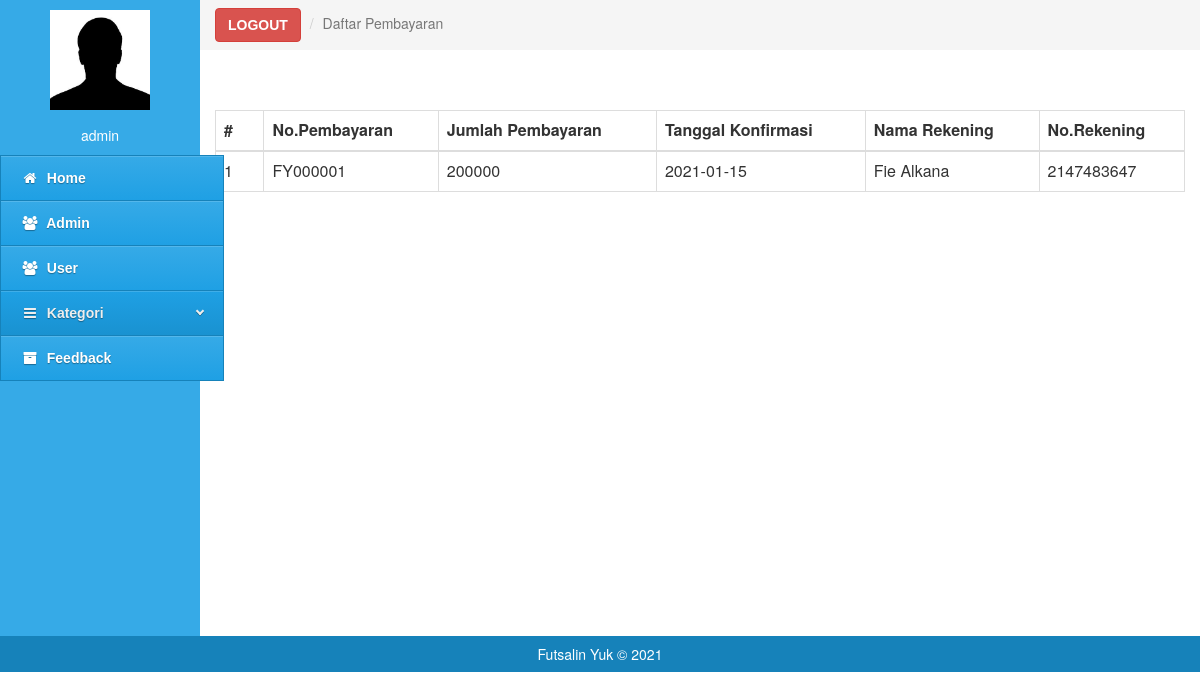
The app's page /admin-tool/daftarpembayaran.php (signed in) with its own data.
### tables this page shows
CREATE TABLE `confirm_payment` (
  `id` int(11) NOT NULL,
  `user_id` int(11) NOT NULL,
  `no_pembayaran` varchar(200) NOT NULL,
  `jumlah_pembayaran` int(200) NOT NULL,
  `tanggal` date NOT NULL,
  `nama_rekening` varchar(200) NOT NULL,
  `no_rekening` int(100) NOT NULL
);

### admin-tool/daftarpembayaran.php (the view, shortened to what this page needs)
<?php
include '../config/connection.php';
$query = mysqli_query($conn, "SELECT * FROM confirm_payment");
?>
<!doctype>
<html lang='ind'>
<head>
   <link rel="stylesheet" href="../assets/css/styles-menu-admin.css">
   <link rel="stylesheet" href="../assets/css/bootstrap.min.css">
   <link rel="stylesheet" href="../assets/css/font-awesome.min.css">
</head>
<body>
   <div class="col-md-2 colmenu" style="padding:0;">
      <div class="col-md-12" style="padding:10px;"><center><img src="../assets/img/profil.jpg" alt="" height="100px" width="100px"></center></div>
      <div class="col-md-12" style="padding:5px;padding-bottom:10px;color:#fff;"><center><?= $_SESSION["nama"] ?></center></div>
      <div id='cssmenu'>
<ul>
   <li><a href='home.php'><i class="fa fa-home fa-fw"></i>&nbsp; Home</a></li>
   <li><a href='admin.php'><i class="fa fa-users fa-fw"></i>&nbsp; Admin</a></li>
   <li><a href='user.php'><i class="fa fa-users fa-fw"></i>&nbsp; User</a></li>
   <li class='active has-sub'><a href='#'><i class="fa fa-bars fa-fw"></i>&nbsp; Kategori</a>
   </li>
   <li><a href='daftar_feedback.php'><i class="fa fa-archive fa-fw"></i>&nbsp; Feedback</a></li>
</div>
   </div>
    <div class="col-md-10" style="padding:0px">
      <ol class="breadcrumb" style="margin:0;border-radius:0;">
	  <li> <a class="btn btn-danger my-2 my-sm-0 text-light"  style="font-family: Arial; font-weight: bold;"   href="../Login/logout.php">LOGOUT</a> </li>
          <li class="active">Daftar Pembayaran</li>
      </ol>
   </div>
   <div class="col-md-10" style="margin-top: 0px;">
					<br>
					<br><br>
					<table class="table table-bordered mt-3">
						<thead class="thead-dark">
							<tr>
								<th width="5%">#</th>
								<th>No.Pembayaran</th>
                                <th>Jumlah Pembayaran</th>
                                <th>Tanggal Konfirmasi</th>
								<th>Nama Rekening</th>
                                <th>No.Rekening</th>
							</tr>
						</thead>
						<tbody>
							<?php $no = 0 ?>
							<?php while($data = mysqli_fetch_array($query)){ ?>
								<tr>
									<td><?php echo $no + 1; ?></td>
									<td><?php echo $data['no_pembayaran'] ?></td>
									<td><?php echo $data['jumlah_pembayaran'] ?></td>
                                    <td><?php echo $data['tanggal'] ?></td>
                                    <td><?php echo $data['nama_rekening'] ?></td>
                                    <td><?php echo $data['no_rekening'] ?></td>
									<?php $no++; ?>
								</tr>
							<?php } ?>
						</tbody>
					</table>
			</div>
   <div class="col-md-12" style="background:#1682ba;padding:8px;color:#fff;"><center>Futsalin Yuk</a> &copy 2021</center></div>
</body>
<html>

### assets/css/styles-menu-admin.css (style rules this page uses)
#cssmenu, #cssmenu ul, #cssmenu ul li, #cssmenu ul li a { margin: 0; padding: 0; border: 0; list-style: none; line-height: 1; display: block; position: relative; -webkit-box-sizing: border-box; -moz-box-sizing: border-box; box-sizing: border-box; }
#cssmenu { width: 224px; font-family: Helvetica, Arial, sans-serif; color: #ffffff; float: left; }
#cssmenu > ul > li > a { padding: 15px 20px; border-left: 1px solid #1682ba; border-right: 1px solid #1682ba; border-top: 1px solid #1682ba; cursor: pointer; z-index: 2; font-size: 14px; font-weight: bold; text-decoration: none; color: #ffffff; text-shadow: 0 1px 1px rgba(0, 0, 0, 0.35); background: #36aae7; background: -webkit-linear-gradient(#36aae7, #1fa0e4); background: -moz-linear-gradient(#36aae7, #1fa0e4); background: -o-linear-gradient(#36aae7, #1fa0e4); background: -ms-linear-gradient(#36aae7, #1fa0e4); background: linear-gradient(#36aae7, #1fa0e4); box-shadow: inset 0 1px 0 rgba(255, 255, 255, 0.15); }
#cssmenu > ul > li > a:hover, #cssmenu > ul > li.active > a, #cssmenu > ul > li.open > a { color: #eeeeee; background: #1fa0e4; background: -webkit-linear-gradient(#1fa0e4, #1992d1); background: -moz-linear-gradient(#1fa0e4, #1992d1); background: -o-linear-gradient(#1fa0e4, #1992d1); background: -ms-linear-gradient(#1fa0e4, #1992d1); background: linear-gradient(#1fa0e4, #1992d1); }
#cssmenu > ul > li:last-child > a, #cssmenu > ul > li.last > a { border-bottom: 1px solid #1682ba; }
.colmenu { background:#36aae7;padding:0; height:636px; }

### records on screen
confirm_payment: no_pembayaran "FY000001", jumlah_pembayaran "200000", tanggal "2021-01-15", nama_rekening "Fie Alkana", no_rekening "2147483647"

### other values on screen
$_SESSION["nama"] "admin"
